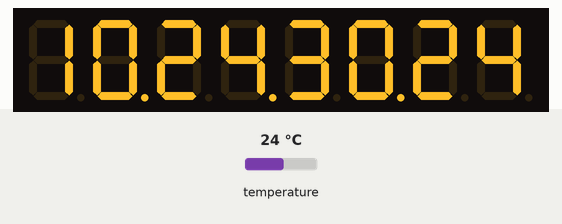
Recording of a sketch running on a simulated Arduino Uno, built with avr-gcc and run on an emulated ATmega328P. On the bench: 8-digit seven-segment display. Wiring (inferred from the names in the program): DS3231 clock at I2C address 0x68; MAX7219 LED driver: data pin 14; clock pin 16; CS pin 15. The inputs (shaded band) are chosen by the test bench; at power-on: temperature 24 °C. The local clock reads 2024-03-15 10:24:30 at power-on unless the sketch sets it.

Above: at 0.1 s.
At 5.1 s:
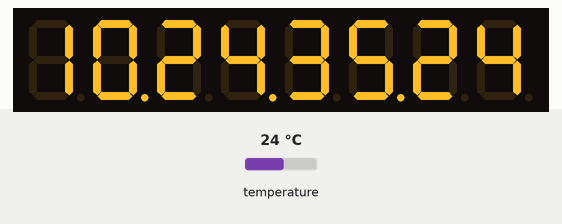
At 11.1 s:
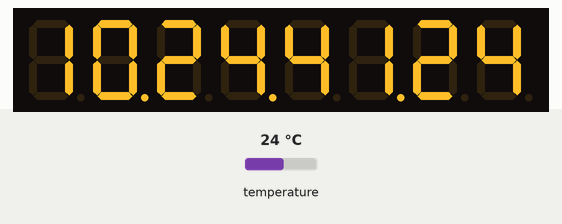
At 19.1 s:
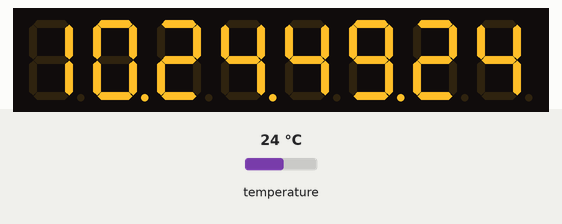
At 29.1 s:
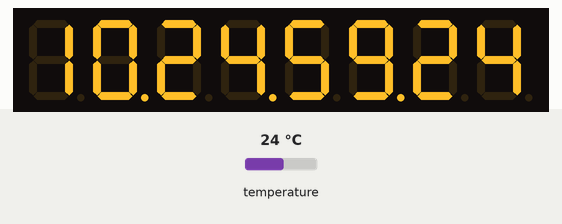
At 39.1 s:
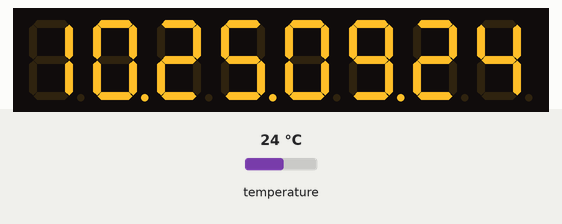

Measured:
- what the display in image 2 shows lasts 1.0 s, from 11.0 s to 12.0 s

The sketch:

Aorist.ino
```cpp
//-----------------------------------------------
// Aorist
//-----------------------------------------------
// Mau Magnaguagno
//-----------------------------------------------

#define TWI_FREQ 400000L
#define DS3231_ADDR 0x68
#define DS3231_TIME 0x00
#define DS3231_TEMP 0x11

#define TEMP 1 // 0: dot, 1: round up, other: truncate
#define FAST // Bare metal pins
//#define SPI_HARD // Hardware SPI, requires FAST

#ifdef FAST
#ifdef SPI_HARD

#define SPI_PORT PORTB
#define SPI_MOSI (1 << PB3)
#define SPI_CS   (1 << PB2)
#define SPI_CLK  (1 << PB5)
#define SPI_SETUP DDRB |= SPI_MOSI | SPI_CS | SPI_CLK; SPCR = (1 << SPE) | (1 << MSTR)//; SPSR = 1 << SPI2X

#else

#define SPI_PORT PORTC
#define SPI_MOSI (1 << PC0)
#define SPI_CS   (1 << PC1)
#define SPI_CLK  (1 << PC2)
#define SPI_SETUP DDRC |= SPI_MOSI | SPI_CS | SPI_CLK

#endif

#define SPI_MOSI_SET(value) SPI_PORT &= ~SPI_MOSI; if(value) SPI_PORT |= SPI_MOSI
#define SPI_CLK_TOGGLE SPI_PORT |= SPI_CLK; SPI_PORT &= ~SPI_CLK
#define SPI_CS_TOGGLE  SPI_PORT |= SPI_CS;  SPI_PORT &= ~SPI_CS
#define SPI_SHIFTOVER(d1,d2) __asm__("lsl %0" "\n\t" "rol %1" : "+r" (d2), "+r" (d1))

#define TWI_SETUP PORTC |= (1 << PC4) | (1 << PC5); TWBR = (F_CPU / TWI_FREQ - 16) / 2 // Internal pullups for SDA and SCL
#define TWI_START(v)             TWCR = (1 << TWEN) | (1 << TWINT) | (1 << TWSTA); TWI_WAIT; TWI_WRITE(v << 1)
#define TWI_REQUEST(v,l)         TWCR = (1 << TWEN) | (1 << TWINT) | (1 << TWSTA); TWI_WAIT; TWI_WRITE((v << 1) | 1); ((void)l)
#define TWI_WRITE(v) TWDR = (v); TWCR = (1 << TWEN) | (1 << TWINT);                TWI_WAIT
#define TWI_READ                 TWCR = (1 << TWEN) | (1 << TWINT) | (1 << TWEA);  TWI_WAIT; return TWDR
#define TWI_STOP                 TWCR = (1 << TWEN) | (1 << TWINT) | (1 << TWSTO)
#define TWI_WAIT         while(!(TWCR & (1 << TWINT)))
#define TWI_END          ((void)0)

#else

#define SPI_MOSI A0
#define SPI_CS   A1
#define SPI_CLK  A2
#define SPI_MOSI_SET(value) digitalWrite(SPI_MOSI, value)
#define SPI_CS_TOGGLE  digitalWrite(SPI_CS, HIGH);  digitalWrite(SPI_CS, LOW)
#define SPI_CLK_TOGGLE digitalWrite(SPI_CLK, HIGH); digitalWrite(SPI_CLK, LOW)
#define SPI_SETUP      pinMode(SPI_MOSI, OUTPUT); pinMode(SPI_CS, OUTPUT); pinMode(SPI_CLK, OUTPUT)
#define SPI_SHIFTOVER(d1,d2) d1 <<= 1; if(d2 & 0x80) d1 |= 1; d2 <<= 1

#include <Wire.h>
#define TWI_SETUP        Wire.begin(); Wire.setClock(TWI_FREQ)
#define TWI_START(v)     Wire.beginTransmission(v)
#define TWI_REQUEST(v,l) TWI_END; Wire.requestFrom((uint8_t)v, l)
#define TWI_WRITE(v)     Wire.write(v)
#define TWI_READ         return Wire.read()
#define TWI_STOP         ((void)0)
#define TWI_END          Wire.endTransmission()

#endif

#define MAX_DECODEMODE   9
#define MAX_INTENSITY   10
#define MAX_SCANLIMIT   11
#define MAX_SHUTDOWN    12
#define MAX_DISPLAYTEST 15
#define MAX_DP         128

int main(void)
{
  i2c_begin();
  spi_begin();
  // Uncomment to set RTC
  //i2c_write_rtc();
  // Set timer1 interrupt at 1Hz
  TCNT1 = F_CPU / 1024 - 2;
  // Set compare match register for 1Hz increments
  OCR1A = F_CPU / 1024 - 1;
  // Turn on CTC mode, CS10 and CS12 bits for 1024 prescaler
  //TCCR1A = 0;
  TCCR1B = (1 << WGM12) | (1 << CS12) | (1 << CS10);
  // Enable timer compare interrupt
  TIMSK1 = 1 << OCIE1A;
  sei();
  while(1);
}

ISR(TIMER1_COMPA_vect, ISR_NAKED)
{
#ifndef FAST
  sei();
#endif
  i2c_setup_rtc(DS3231_TIME, 3);
  // Seconds, minutes, hours
  uint8_t digit = 2;
  do
  {
    uint8_t value = i2c_read();
    if(!value) __asm__("clt");
    spi_transfer(++digit, value | MAX_DP);
    spi_transfer(++digit, value >> 4 & 0xF);
    __asm__ goto("brts %l0" :::: skip);
  } while(digit < 8);
  display_temperature();
  __asm__("set");
skip:
  reti();
}

void display_temperature(void)
{
  i2c_setup_rtc(DS3231_TEMP, 2);
  // Float formula: ((temp_msb << 8) | temp_lsb) / 256.0
  uint8_t temp_msb = i2c_read();
#if TEMP == 0
  temp_msb |= i2c_read() & MAX_DP; // Dot
#elif TEMP == 1
  if(i2c_read() & 0x80) ++temp_msb; // Round up
#endif
  // Fast division approximation for small integers using 26 / 256
  spi_transfer(2, temp_msb * 26 >> 8); // temp_msb / 10
  spi_transfer(1, temp_msb - (temp_msb * 26 >> 8) * 10); // temp_msb % 10
}

void spi_begin(void)
{
  SPI_SETUP;
  spi_transfer(MAX_DISPLAYTEST, 0);
  spi_transfer(MAX_DECODEMODE,  0xFF);
  spi_transfer(MAX_INTENSITY,   0);
  spi_transfer(MAX_SCANLIMIT,   7);
  spi_transfer(MAX_SHUTDOWN,    1);
}

void spi_transfer(uint8_t opcode, uint8_t data)
{
#ifdef SPI_HARD
  SPDR = opcode;
  while(!(SPSR & (1 << SPIF)));
  SPDR = data;
  while(!(SPSR & (1 << SPIF)));
#else
  // Shift out MSB
  uint8_t i = 16;
  do
  {
    SPI_MOSI_SET(opcode & 0x80);
    SPI_CLK_TOGGLE;
    SPI_SHIFTOVER(opcode, data);
  } while(--i);
#endif
  SPI_CS_TOGGLE;
}

void i2c_begin(void)   { TWI_SETUP; }
void i2c_close(void)   { TWI_STOP;  }
uint8_t i2c_read(void) { TWI_READ;  }

void i2c_setup_rtc(uint8_t address, uint8_t amount)
{
  TWI_START(DS3231_ADDR);
  TWI_WRITE(address);
  TWI_REQUEST(DS3231_ADDR, amount);
}

void i2c_write_rtc(void)
{
  TWI_START(DS3231_ADDR);
  TWI_WRITE(DS3231_TIME);
  TWI_WRITE(0x38); // Second
  TWI_WRITE(0x26); // Minute
  TWI_WRITE(0x23); // Hour
  TWI_WRITE(5);    // DoW (1-7)
  TWI_WRITE(0x13); // Date
  TWI_WRITE(0x04); // Month
  TWI_WRITE(0x17); // Year - 2000
  TWI_END;
}
```
